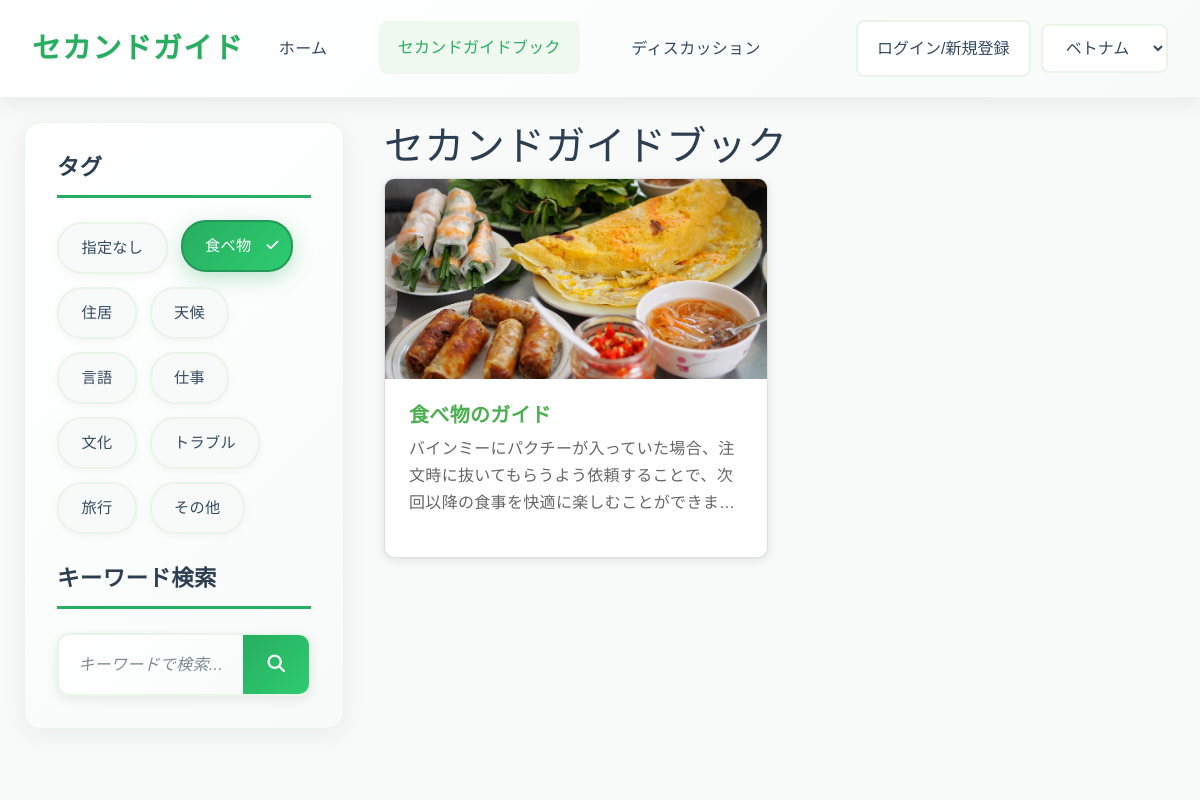
Page /general/?tag=2 on the committed database.
### app1/models.py (models this page shows, shortened)
class Tags(models.Model):
    name=models.CharField(max_length=43,unique=True)

class GuideBook(models.Model):
    id=models.UUIDField(primary_key=True,default=uuid.uuid4,editable=False)
    title=models.TextField(verbose_name="タイトル")
    body=models.TextField(verbose_name="本文")
    tag=models.ManyToManyField('Tags',verbose_name="tag",blank=True)
    created=models.DateTimeField(null=True,auto_now_add=True,verbose_name="作成時間")
    articles=models.IntegerField(null=True,verbose_name="参照した投稿の数")
    picture=models.ImageField(upload_to="app1/picture/",null=True,blank=True,verbose_name="picture")
    summary=models.TextField(null=True,verbose_name="要約")

### app1/views.py (the view)
class GeneralView(View):
    def get(self, request):
        tags = Tags.objects.all()
        tag_id = request.GET.getlist('tag')
        keyword = request.GET.get('q')
        guidebooks = GuideBook.objects.all()
        if tag_id:
            for tid in tag_id:
                guidebooks = guidebooks.filter(tag__id=tid)
            guidebooks = guidebooks.distinct()
        if keyword:
            guidebooks = guidebooks.filter(Q(title__icontains=keyword) | Q(body__icontains=keyword))
        context = {
            'tags': tags,
            'guidebooks' :guidebooks
        }
        return render(request, 'app1/general.html', context)

### templates/app1/general.html (shortened to what this page needs)
<!DOCTYPE html>
<html lang="ja">
<head>
    <link rel="stylesheet" href="https://cdnjs.cloudflare.com/ajax/libs/font-awesome/6.0.0-beta3/css/all.min.css">
    <link rel="stylesheet" href="https://cdn.jsdelivr.net/npm/bootstrap@4.1.3/dist/css/bootstrap.min.css">
    <link rel="stylesheet" href="https://cdnjs.cloudflare.com/ajax/libs/font-awesome/6.4.0/css/all.min.css">
    {% load static %}
    <link rel="stylesheet" href="{% static 'app1/css/style.css' %}">
</head>
<body>
    <header class="navbar">
        <div class="navbar-brand">セカンドガイド</div>
        <nav class="navbar-menu">
            <a href="{% url 'app1:index' %}" class="nav-item" style="text-decoration: none;">ホーム</a>
            <a href="{% url 'app1:general' %}" class="nav-item active" style="text-decoration: none;">セカンドガイドブック</a>
            <a href="{% url 'app1:discussions' %}" class="nav-item" style="text-decoration: none;">ディスカッション</a>
        </nav>
        {% if request.user.is_authenticated %}
        <form action="{% url 'accounts:logout' %}" method="post" style="margin: 0 0 0 auto; margin-right: 10px;">
            {% csrf_token %}
            <button type="submit" id="country-select" class="country-select" style="background-color: white;">{{request.user}}からログアウト</button>
        </form>
        {% else %}
        <button onclick="location.href='/login'" id="country-select" class="country-select" style="margin: 0 0 0 auto; margin-right: 10px; background-color: white;" >ログイン/新規登録</button>
        {% endif %}
        <div class="navbar-actions">
            <select id="country-select" class="country-select">
                <option value="ベトナム">ベトナム</option>
            </select>
        </div>
    </header>
    <main class="container">
        <div class="page-content-wrapper">
            <div class="sidebar">
                <h3>タグ</h3>
                <div id="issue-tags" class="tag-list">
                    {% for tag in tags %}
                        {% if tag.id == 1 %}
                        <a href="/general" class="tag">{{ tag.name }}</a>
                        {% elif tag.id != 11 %}
                        <a href="{% url 'app1:search_guide' %}?tag={{ tag.id }}" class="tag">{{tag.name}}</a>
                        {% endif %}
                    {% endfor %}
                </div>
    <div style="margin-top: 2rem;">
        <h3>キーワード検索</h3>
            <div class="search-box-container">
                <input type="text" id="general-search" placeholder="キーワードで検索..." class="form-input">
                <button type="button" id="general-search-button" class="btn-primary search-button">
                <i class="fas fa-search"></i>
                </button>
            </div>
        </div>
    </div>
            <div class="content">
                <h1>セカンドガイドブック</h1>
                <div class="card-list">
                    {% for guidebook in guidebooks %}
                    {% if guidebook.title != "その他のガイドブック" %}
                    {% for tag in guidebook.tag.all %}
                     <a href="/general/detail/{{tag.name}}" style="text-decoration: none;">
                    {% endfor %}
                        <div class="card">
                        {% if guidebook.picture %}
                        <img src="{{guidebook.picture.url}}" alt="画像" class="card-image" style="background-color: #c1ffe0;">
                        {% else %}
                        <img src="" alt="画像" class="card-image" style="background-color: #c1ffe0;">
                        {% endif %}
                        <div class="card-content">
                            <h3 class="card-title">{{guidebook.title}}</h3>
                            <div class="card-description">
                            </div>
                        </div>
                    </div>
                    </a>
                    {% endif %}
                    {% endfor %}
                </div>
            </div>
        </div>
    </main>
</body>
</html>

### rows in the picture
Tags: name "指定なし"
Tags: name "食べ物"
Tags: name "住居"
Tags: name "天候"
Tags: name "言語"
Tags: name "仕事"
Tags: name "文化"
Tags: name "トラブル"
Tags: name "旅行"
Tags: name "その他"
GuideBook: picture (picture), title "食べ物のガイド"
